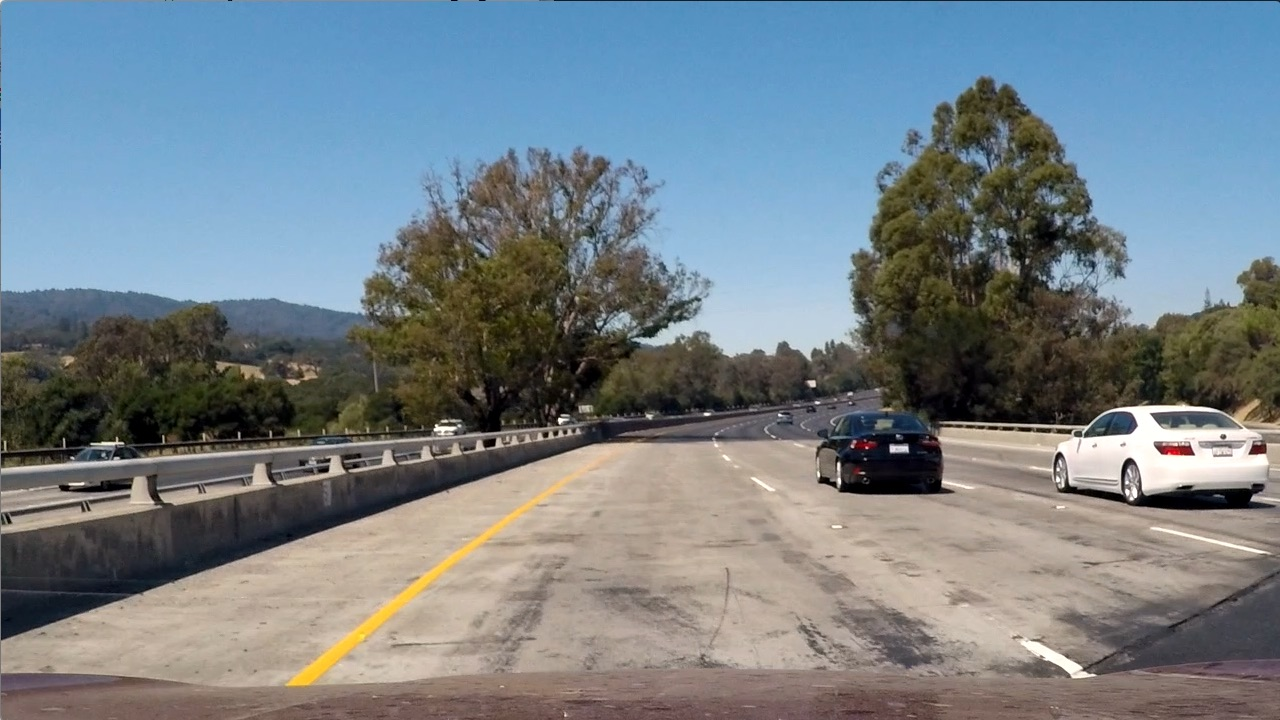
#> input picture lane-detection/test_images/test1.jpg, 1280 x 720 px, given in place of video1.mp4, which was not available
$ python hough.py ../../lane-detection/test_images/test1.jpg
#> lines starting #> are read from the running program, lines starting #| are printed output that depends on the picture; pictures that were not available may be replaced by others from this repository, and a replacement may not be noted
"""
@file hough_lines.py
@brief This program demonstrates line finding with the Hough transform
"""
import sys
import math
import cv2 as cv
import numpy as np
def main(argv):

# [11 lines of commented-out code are left out]
    vid = cv.VideoCapture("../../data/video1.mp4")

    thresh_min_l = 60 * np.pi/180
    thresh_max_l = 80 * np.pi/180

    # thresh_max_r = np.pi - thresh_min_l
    # thresh_min_r = np.pi - thresh_max_l

    thresh_max_r = 100 * np.pi/180
    thresh_min_r = 90 * np.pi/180

    # thresh_max = (90 * np.pi/180) + thresh_min

    while(True):
        ret, src = vid.read()
#> src is the input picture: shape (720, 1280, 3); mean B, G, R 135.5, 128.7, 117.5
        if not ret:
            break
        frame_dim = np.shape(src)
#> frame_dim = (720, 1280, 3)
        bound = int(frame_dim[0]/2)
#> bound = 360
        src = src[bound:frame_dim[0]][:][:]
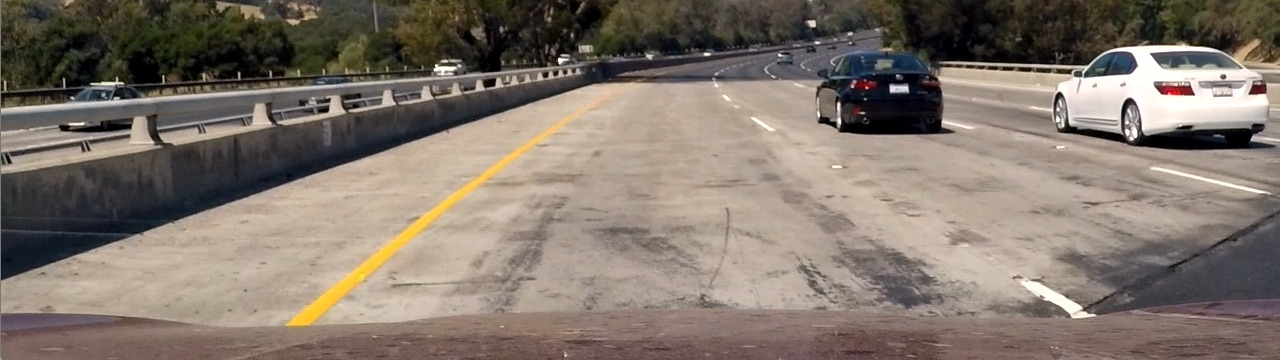
#> src: shape (360, 1280, 3); mean B, G, R 107.4, 117.5, 128.9
        # print(np.shape(src))
        # break
        dst = cv.Canny(src, 50, 200, None, 3)
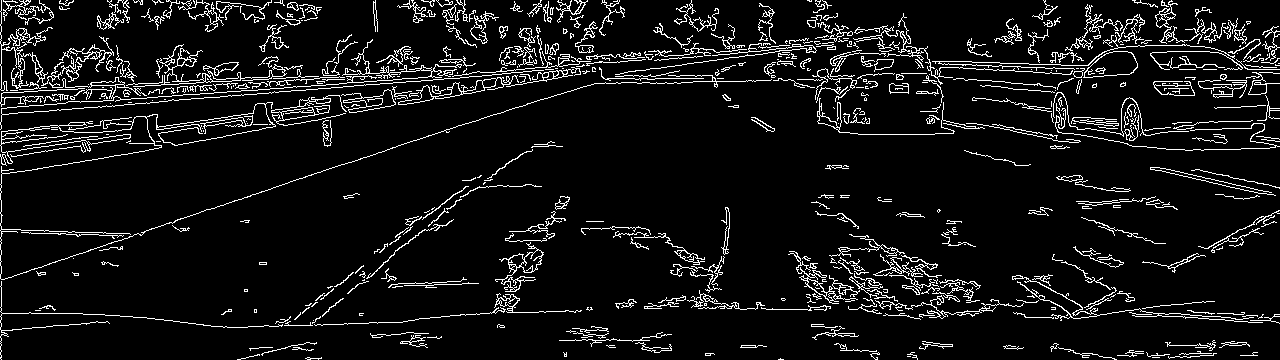
#> dst: shape (360, 1280); 7.9% white in thin lines or dots

        # Copy edges to the images that will display the results in BGR
        cdst = cv.cvtColor(dst, cv.COLOR_GRAY2BGR)
#> cdst: shape (360, 1280, 3); 7.9% white in thin lines or dots
        cdstP = np.copy(cdst)

        lines = cv.HoughLines(dst, 1,5 * np.pi / 180, 180, None, 0, 0)
#> lines = 41 rows, first 8: [173, 1.4], [114, 1.48], [81, 1.57], [78, 1.57], [83, 1.57], [69, 1.57], [108, 1.48], [105, 1.48]
        # print(lines)
        if lines is not None:
            for i in range(0, len(lines)):
                rho = lines[i][0][0]
                theta = lines[i][0][1]

                if not ((theta > thresh_min_l and theta < thresh_max_l) or (theta > thresh_min_r and theta < thresh_max_r)):
                    continue

                a = math.cos(theta)
                b = math.sin(theta)
                x0 = a * rho
                y0 = b * rho
                pt1 = (int(x0 + 1000*(-b)), int(y0 + 1000*(a)))
                pt2 = (int(x0 - 1000*(-b)), int(y0 - 1000*(a)))
                cv.line(cdst, pt1, pt2, (0,0,255), 3, cv.LINE_AA)
#> this loop made 41 passes
#> (rho, theta) on passes 2 to 13: (114, 1.48), (81, 1.57), (78, 1.57), (83, 1.57), (69, 1.57), (108, 1.48), (105, 1.48), (76, 1.57), (1, 0), (51, 1.57), (131, 1.48), (61, 1.57)
#> (rho, theta, a, b, x0, y0, pt1, pt2) on passes 1, 25, 30, 31, 32, 35: (173, 1.4, 0.174, 0.985, 30.04, 170.4, (-954, 344), (1014, -3)), (-6, 1.66, -0.0872, 0.996, 0.523, -5.98, (-995, -93), (996, 81)), (-18, 1.66, -0.0872, 0.996, 1.57, -17.93, (-994, -105), (997, 69)), (-24, 1.66, -0.0872, 0.996, 2.09, -23.91, (-994, -111), (998, 63)), (42, 1.66, -0.0872, 0.996, -3.66, 41.84, (-999, -45), (992, 128)), (-1, 1.66, -0.0872, 0.996, 0.0872, -0.996, (-996, -88), (996, 86))
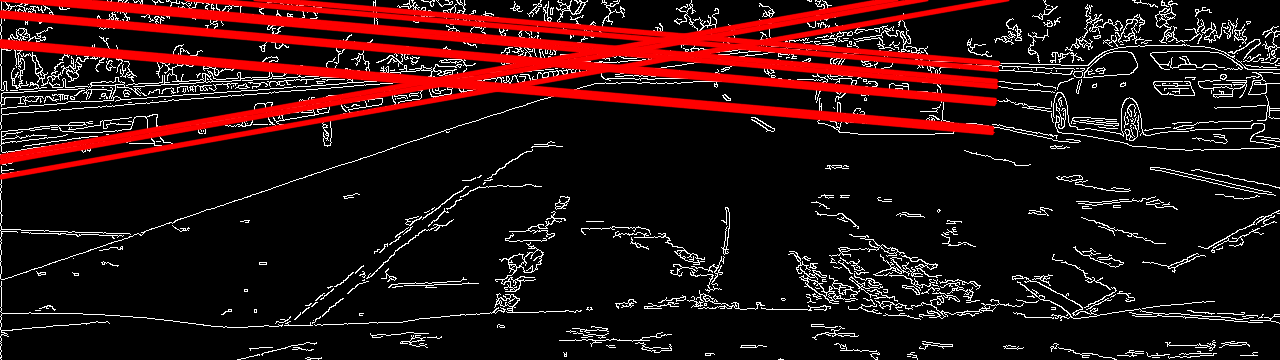
#> cdst: shape (360, 1280, 3); mean B, G, R 16, 16, 42.7

        cv.imshow("Source", src)
        cv.imshow("Detected Lines (in red) - Standard Hough Line Transform", cdst)
        # cv.waitKey()
        if cv.waitKey(1) & 0XFF == ord('q'):
#> (key q is pressed here)
            break
    return 0

if __name__ == "__main__":
 main(sys.argv[1:])

$ run again, on lane-detection/test_images/test2.jpg
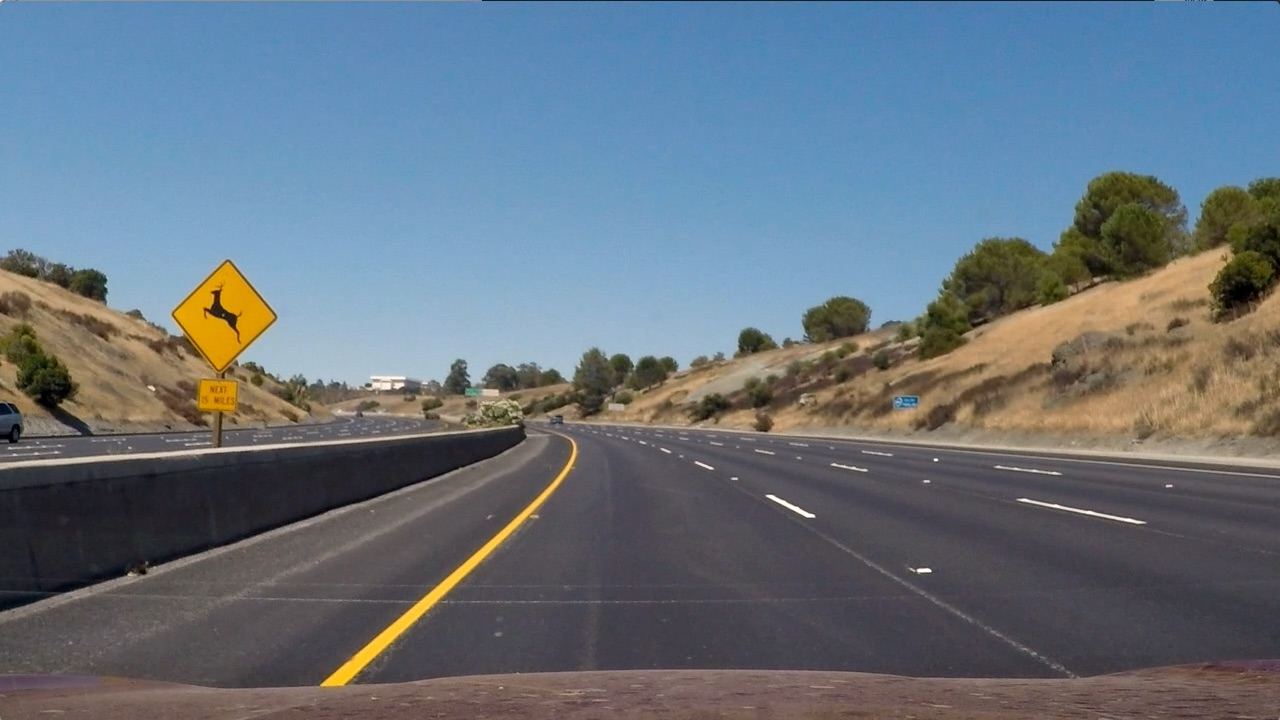
#> input picture lane-detection/test_images/test2.jpg, 1280 x 720 px, given in place of video1.mp4, which was not available
#> in main, src is the input picture: shape (720, 1280, 3); mean B, G, R 125.5, 114.6, 102.8
#> src: shape (360, 1280, 3)
#> in main, `dst = cv.Canny(src, 50, 200, None, 3)`:
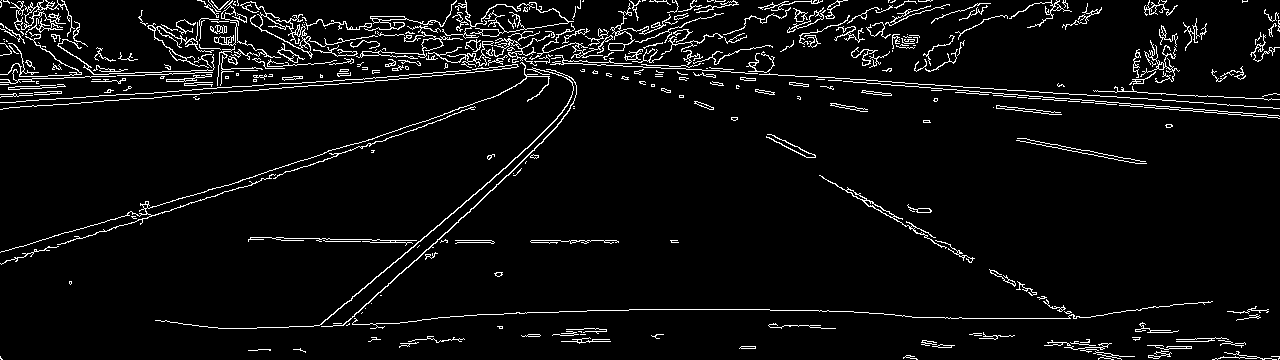
#> dst: shape (360, 1280); 5.1% white in thin lines or dots
#> lines = 38 rows, first 8: [6, 1.66], [4, 1.66], [110, 1.48], [90, 1.48], [113, 1.48], [29, 1.57], [55, 1.57], [454, 0.873]
#> the loop in main, `for i in range(0, len(lines)):` made 38 passes
#> after the loop in main, `for i in range(0, len(lines)):`:
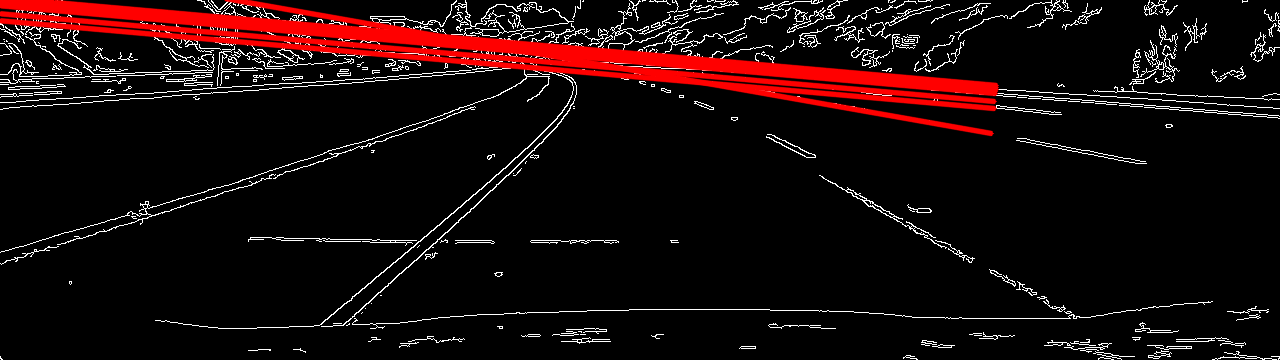
#> cdst: shape (360, 1280, 3); mean B, G, R 10.7, 10.7, 25.5

$ run again, on lane-detection/test_images/test3.jpg
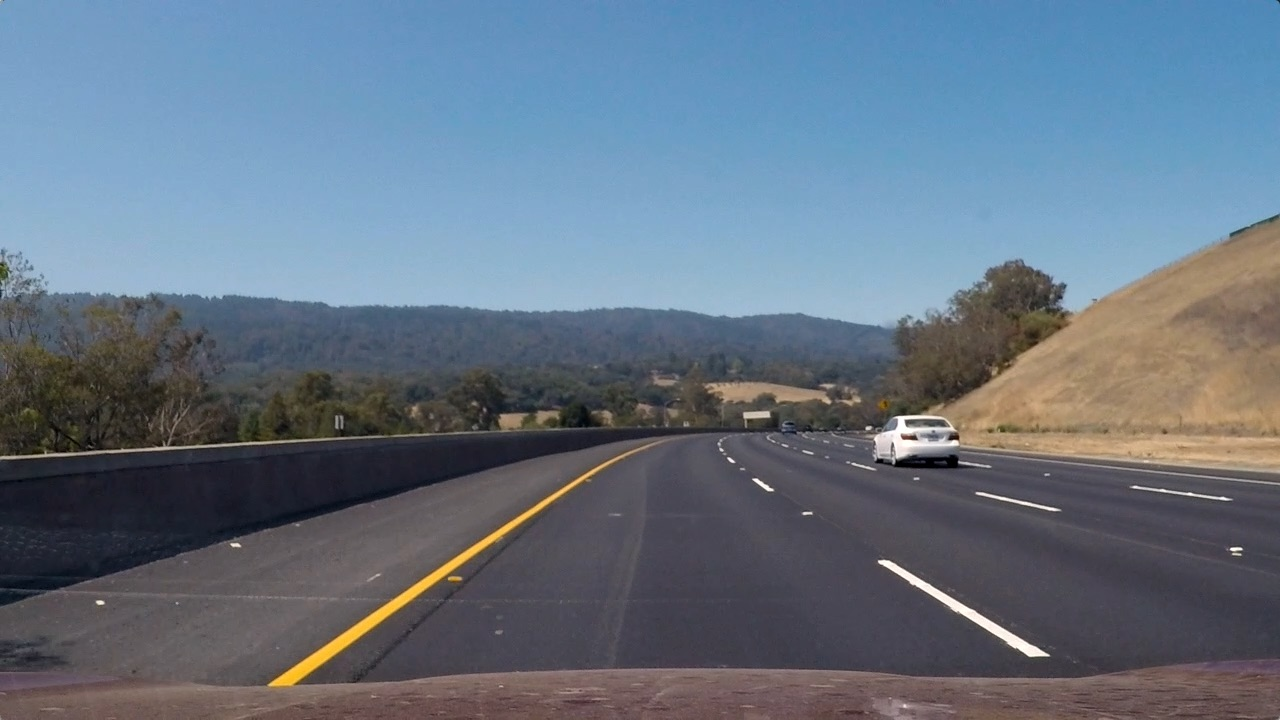
#> input picture lane-detection/test_images/test3.jpg, 1280 x 720 px, given in place of video1.mp4, which was not available
#> in main, src is the input picture: shape (720, 1280, 3); mean B, G, R 130.7, 115.3, 101.1
#> src: shape (360, 1280, 3)
#> in main, `dst = cv.Canny(src, 50, 200, None, 3)`:
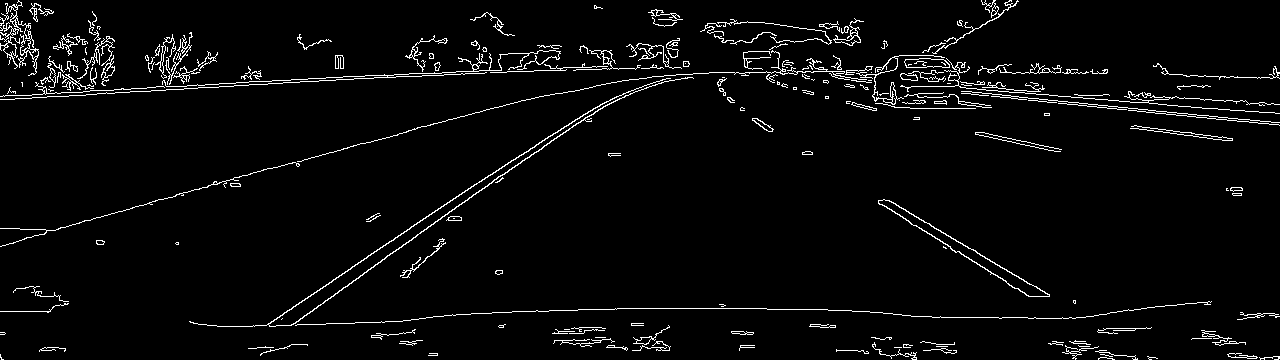
#> dst: shape (360, 1280); 3.6% white in thin lines or dots
#> lines = [[72, 1.57], [3, 1.66], [10, 1.66], [232, 1.31], [431, 0.96], [67, 1.57], [77, 1.57], [12, 1.66]]
#> the loop in main, `for i in range(0, len(lines)):` made 8 passes
#> after the loop in main, `for i in range(0, len(lines)):`:
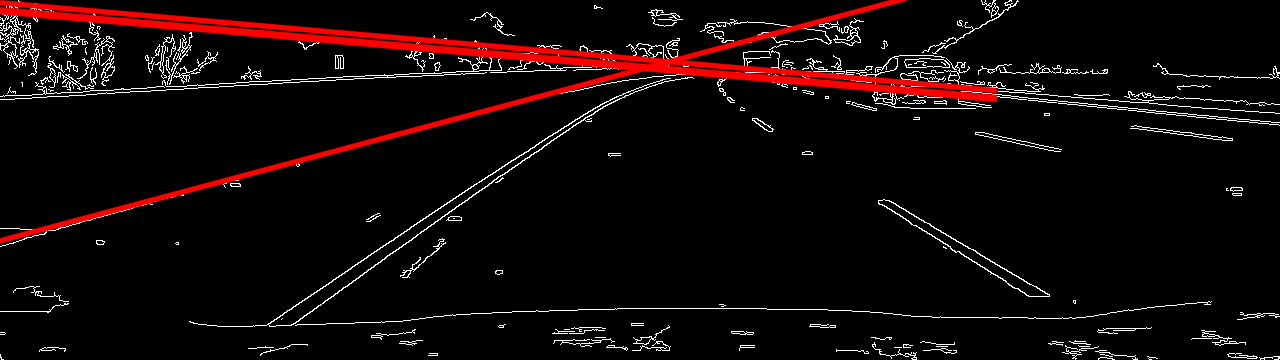
#> cdst: shape (360, 1280, 3); mean B, G, R 8.2, 8.2, 18

$ run again, on lane-detection/test_images/test4.jpg
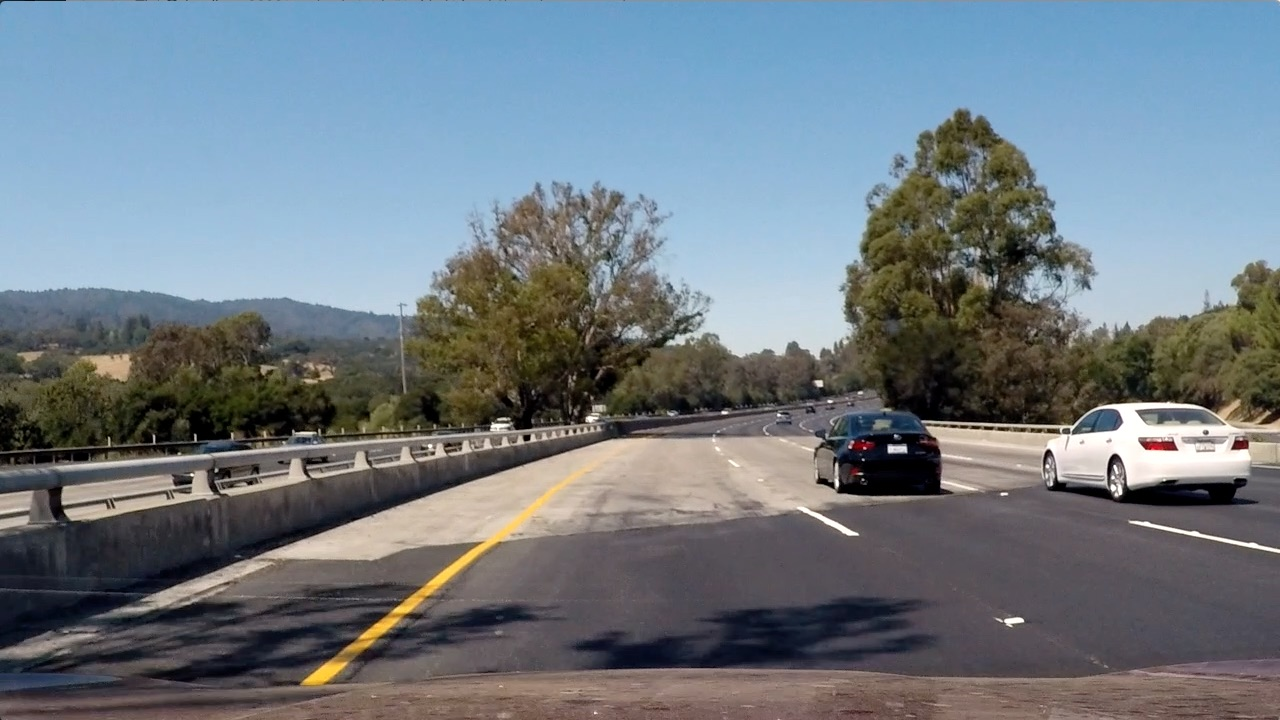
#> input picture lane-detection/test_images/test4.jpg, 1280 x 720 px, given in place of video1.mp4, which was not available
#> in main, src is the input picture: shape (720, 1280, 3); mean B, G, R 130.9, 122.7, 112.2
#> src: shape (360, 1280, 3)
#> in main, `dst = cv.Canny(src, 50, 200, None, 3)`:
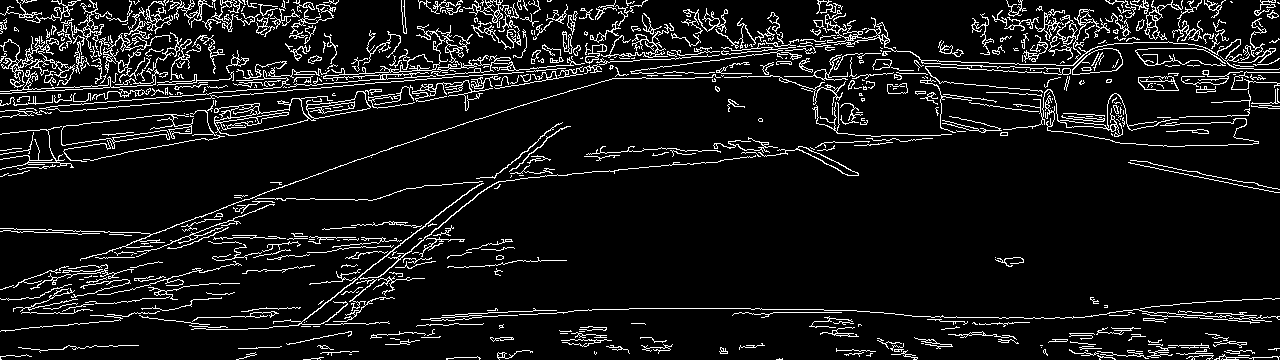
#> dst: shape (360, 1280); 8.8% white in thin lines or dots
#> lines = 72 rows, first 8: [116, 1.48], [111, 1.48], [76, 1.57], [106, 1.48], [72, 1.57], [113, 1.48], [64, 1.57], [78, 1.57]
#> the loop in main, `for i in range(0, len(lines)):` made 72 passes
#> after the loop in main, `for i in range(0, len(lines)):`:
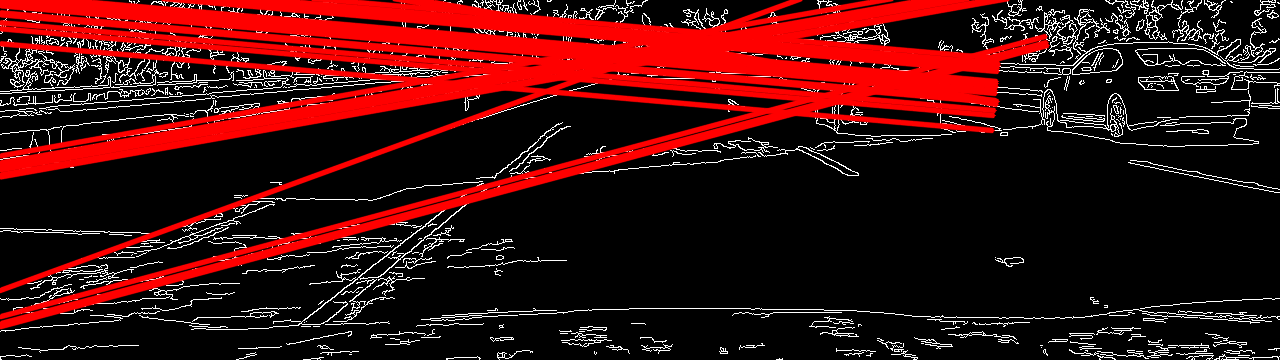
#> cdst: shape (360, 1280, 3); mean B, G, R 14.6, 14.6, 63.5
